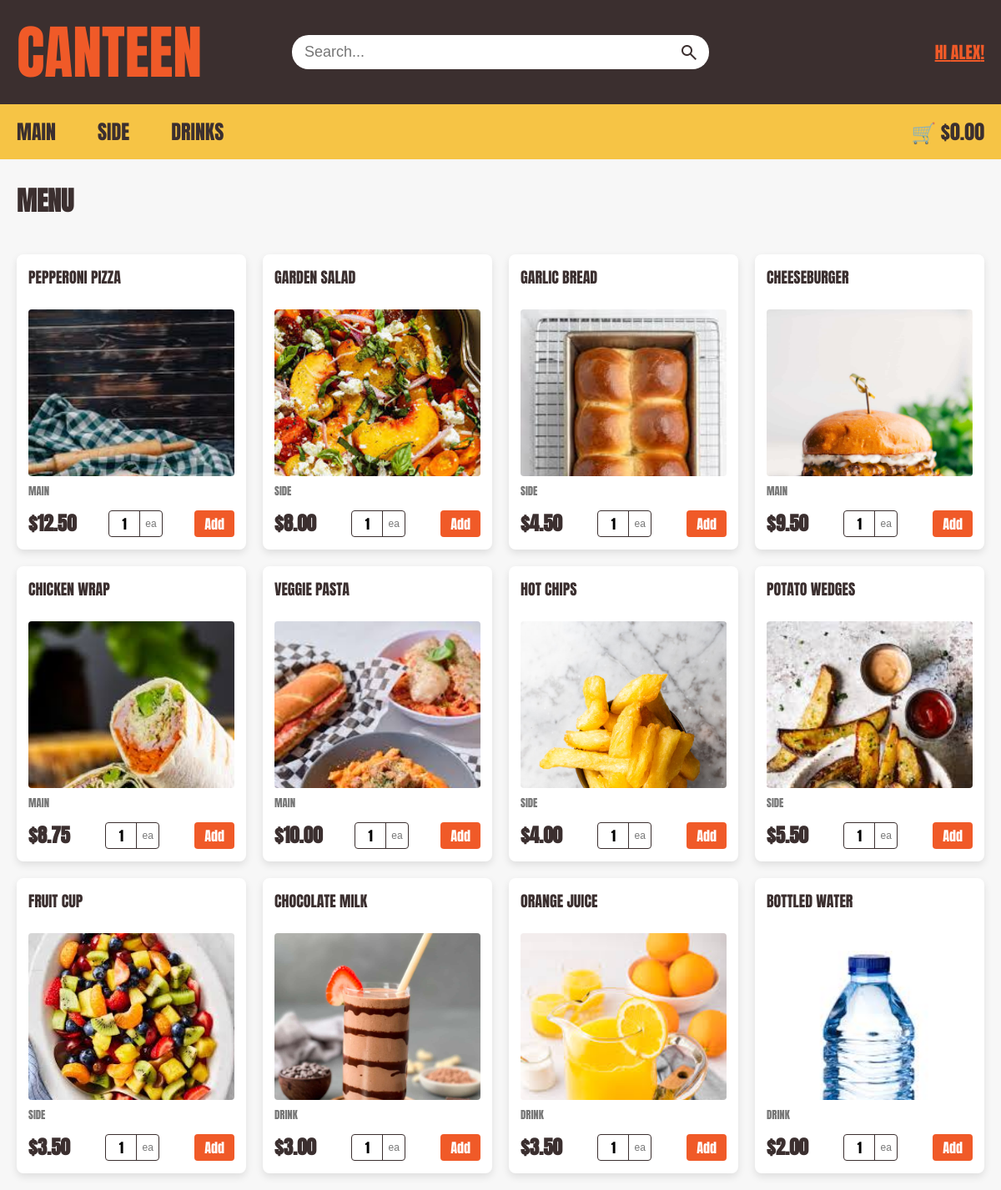
Screenshot of / (signed in) with the database file from the repository.
### tables this page shows
CREATE TABLE Menu (item_ID INTEGER PRIMARY KEY NOT NULL UNIQUE, item_name TEXT, item_type TEXT, is_available INTEGER, price NUMERIC (10, 2), item_photo TEXT, item_description TEXT);

### app.py (the view)
@app.route('/')
def home():
    db = get_db()
    db.row_factory = sqlite3.Row
    cursor = db.cursor()
    sql = ("SELECT item_name, item_ID, item_type, price, is_available, item_photo "
           "FROM Menu WHERE is_available = 1;")
    cursor.execute(sql)
    results = cursor.fetchall()
    cursor.close()
    return render_template(
        "home_user.html",
        menu_items=results,
        total=get_trolley_total()
    )

### app.py (called while the page is built)
def get_db():
    db = getattr(g, '_database', None)
    if db is None:
        db = g._database = sqlite3.connect(DATABASE)
    return db

@app.teardown_appcontext
def close_connection(_exception):
    db = getattr(g, '_database', None)
    if db is not None:
        db.close()

def get_trolley_total():
    if 'user_id' not in session:
        return 0.0
    user_id = session['user_id']
    db = get_db()
    db.row_factory = sqlite3.Row
    cursor = db.cursor()
    cursor.execute(
        """
        SELECT Menu.price, Trolley.quantity
        FROM Trolley
        JOIN Menu ON Trolley.item_ID = Menu.item_ID
        WHERE Trolley.user_ID = ?
        """,
        (user_id,)
    )
    trolley_items = cursor.fetchall()
    cursor.close()
    return sum(item_data['price'] * item_data['quantity'] for item_data in trolley_items)

### templates/home_user.html (shortened to what this page needs)
<!DOCTYPE html>
<html lang="en">
<head>
  <link rel="stylesheet" href="{{ url_for('static', filename='style.css') }}">
</head>
<body>
  <header>
    <div class="top-bar">
      <div class="container top-bar-content">
        <div class="top-left"><a href="{{ url_for('home') }}">CANTEEN</a></div>
        <form class="search-container" method="GET" action="{{ url_for('search') }}">
          <input type="text" placeholder="Search..." name="query" autocomplete="off">
          <button type="submit" class="search-btn">
            <span class="material-symbols-outlined">search</span>
          </button>
        </form>
        {% if session.get('user_id') %}
          <a class ="top-right" onclick= "OpenAccountmanage();return false;" id="accountpopup" href="#" >Hi {{ session['first_name'] }}!</a>
        {% else %}
          <div class="top-right"><p><a href="{{ url_for('user_login') }}">Log in</a> / <a href="{{ url_for('signup') }}">Sign up</a></p></div>
        {% endif %}
      </div>
    </div>
    <nav class="bottom-nav">
      <div class="container nav-content">
        <div class="nav-links">
          <a href="{{ url_for('catergory', item_type='Main') }}">Main</a>
          <a href="{{ url_for('catergory', item_type='Side') }}">Side</a>
          <a href="{{ url_for('catergory', item_type='Drink') }}">Drinks</a>
        </div>
        <div class="cart">
          <a href="{{ url_for('trolley') }}" id="cart-total-link">🛒 ${{ "%.2f"|format(total) }}</a>
        </div>
      </div>
    </nav>
  </header>
  <main class="container">
    <h1>
      {% if search_query %}
          Search results for "{{ search_query }}"
            {% if not menu_items%}
              <p>No menu items found. Try searching for something else!</p>
            {% endif %}
      {% elif category_name %}
          {{ category_name }}
      {% else %}
          Menu
      {% endif %}
    </h1>
    <div class="menu-grid">
      {% for item in menu_items %}
        <div class="product-box">
          <a href="{{ url_for('item', item_ID=item.item_ID) }}" class="product-card-link">
            <h3>{{ item.item_name }}</h3>
            <div class="img-wrapper">
              <img src="{{ url_for('static', filename='images/' + item.item_photo) }}" alt="{{ item.item_name }}">
            </div>
            <p class="category">{{ item.item_type }}</p>
          </a>
          <div class="price_row">
            <span class="price">${{ "%.2f"|format(item.price) }}</span>
            {% if item.is_available %}
              <div class="qty-container">
                <input type="number"
                  id="qty-{{ item.item_ID }}"
                  class="qty-input"
                  value="1"
                  min="1"
                  max="10"
                  step="1"
                  onkeydown="return event.key !== 'e' && event.key !== 'E' && event.key !== '-' && event.key !== '+' && event.key !== '.'"
                >
                <span class="qty-unit">ea</span>
              </div>
              <button type="button"
                      data-item-id="{{ item.item_ID }}"
                      data-item-amount="qty-{{ item.item_ID }}"
                      onclick="addItemToTrolley(this.dataset.itemId, document.getElementById(this.dataset.itemAmount).value)"
                      class="add-btn">
                Add
              </button>
            {% else %}
              <span class="out-of-stock">Out of Stock</span>
            {% endif %}
          </div>
        </div>
      {% endfor %}
    </div>
  </main>
</body>
</html>

### static/style.css (style rules this page uses)
* { margin: 0; padding: 0; box-sizing: border-box; }
body { margin: 0; padding: 0; overflow-x: hidden; background-color: #f7f7f7; font-family: "Anton", sans-serif; text-transform: uppercase; }
.container { width: 100%; max-width: 1400px; margin-left: auto; margin-right: auto; padding-left: 20px; padding-right: 20px; }
.top-bar { background: #3b2f2f; width: 100%; padding: 10px 0; }
.top-bar-content { display: flex; justify-content: space-between; align-items: center; }
.top-left, .top-right { flex: 1; }
.top-left a { color: #f05a28; font-size: 70px; text-decoration: none; display: flex; }
.top-right { display: flex; justify-content: flex-end; align-items: center; color: #f05a28; font-size: 20px; }
.search-container { display: flex; align-items: center; flex-grow: 1; max-width: 500px; background: #ffffff; border-radius: 20px; overflow: hidden; margin: 0 20px; }
.search-container input { flex-grow: 1; border: none; padding: 10px 15px; outline: none; font-size: 18px; background: transparent; text-transform: none; -webkit-appearance: none; appearance: none; }
.search-btn { background: transparent; border: none; height: 100%; padding: 0 0 0 8px; display: flex; align-items: center; justify-content: center; cursor: pointer; outline: none; }
.material-symbols-outlined { margin: 0 12px 0 0; font-size: 24px !important; color: #3b2f2f; cursor: pointer; }
.bottom-nav { background-color: #f6c445; width: 100%; transition: top 0.3s; }
.nav-content { display: flex; justify-content: space-between; align-items: center; }
.nav-links { display: flex; gap: 10px; }
.nav-links a:first-child { padding-left: 0; }
.bottom-nav a { text-decoration: none; color: #3b2f2f; padding: 15px 20px; font-weight: 400; display: inline-block; font-size: 24px; }
.cart a { margin-left: auto; padding: 12px 0px 12px 20px; }
h1 { font-weight: 700; font-style: normal; text-align: left; margin: 25px 0 20px 0; color: #3b2f2f; }
.menu-grid { display: grid; grid-template-columns: repeat(auto-fill, minmax(220px, 1fr)); gap: 20px; padding: 20px 0; width: 100%; }
.product-card-link { text-decoration: none; display: flex; flex-direction: column; }
.product-box { background: #ffffff; border-radius: 8px; border: 2px solid transparent; text-align: left; transition: transform 0.2s, border-color 0.2s; box-shadow: 0px 4px 10px rgba(0, 0, 0, 0.1); width: 100%; padding: 12px; display: flex; flex-direction: column; justify-content: space-between; }
.product-card-link { text-decoration: none; display: block; width: 100%; }
.product-box h3 { color: #3b2f2f; font-weight: 400; font-size: 18px; text-align: left; margin: 0 0 8px 0; min-height: 44px; }
.img-wrapper { width: 100%; height: 200px; overflow: hidden; border-radius: 4px; margin-bottom: 8px; }
.product-box img { width: 100%; height: auto; display: block; object-fit: cover; }
.product-box .category { font-size: 0.8rem; color: #777; margin-bottom: 12px; }
.price_row { display: flex; justify-content: space-between; align-items: center; width: 100%; }
.price { color: #3b2f2f; font-weight: bold; font-size: 23px; }
.qty-container { display: inline-flex; align-items: center; border: 1.5px solid #3b2f2f; border-radius: 4px; overflow: hidden; background-color: #fff; height: 32px; }
.qty-input { width: 36px; height: 100%; border: none; text-align: center; font-family: 'Anton', sans-serif; font-size: 16px; outline: none; background: transparent; }
.qty-input[type=number] { -webkit-appearance: textfield; -moz-appearance: textfield; appearance: textfield; }
.qty-unit { padding: 0 6px; border-left: 1.5px solid #3b2f2f; color: #777; font-size: 12px; font-family: sans-serif; text-transform: lowercase; user-select: none; display: flex; align-items: center; height: 100%; }
.add-btn { background-color: #f05a28; color: white; border: none; padding: 6px 12px; height: 32px; border-radius: 4px; cursor: pointer; font-family: 'Anton', sans-serif; font-size: 16px; display: flex; align-items: center; justify-content: center; }

### rows the page displays
Menu: item_name "PEPPERONI PIZZA", item_photo (picture), item_type "MAIN", price "12.50"
Menu: item_name "GARDEN SALAD", item_photo (picture), item_type "SIDE", price "8.00"
Menu: item_name "GARLIC BREAD", item_photo (picture), item_type "SIDE", price "4.50"
Menu: item_name "CHEESEBURGER", item_photo (picture), item_type "MAIN", price "9.50"
Menu: item_name "CHICKEN WRAP", item_photo (picture), item_type "MAIN", price "8.75"
Menu: item_name "VEGGIE PASTA", item_photo (picture), item_type "MAIN", price "10.00"
Menu: item_name "HOT CHIPS", item_photo (picture), item_type "SIDE", price "4.00"
Menu: item_name "POTATO WEDGES", item_photo (picture), item_type "SIDE", price "5.50"
Menu: item_name "FRUIT CUP", item_photo (picture), item_type "SIDE", price "3.50"
Menu: item_name "CHOCOLATE MILK", item_photo (picture), item_type "DRINK", price "3.00"
Menu: item_name "ORANGE JUICE", item_photo (picture), item_type "DRINK", price "3.50"
Menu: item_name "BOTTLED WATER", item_photo (picture), item_type "DRINK", price "2.00"

### other values shown
{{ session['first_name'] }} "ALEX"
{{ "%.2f"|format(total) }} "0.00"
